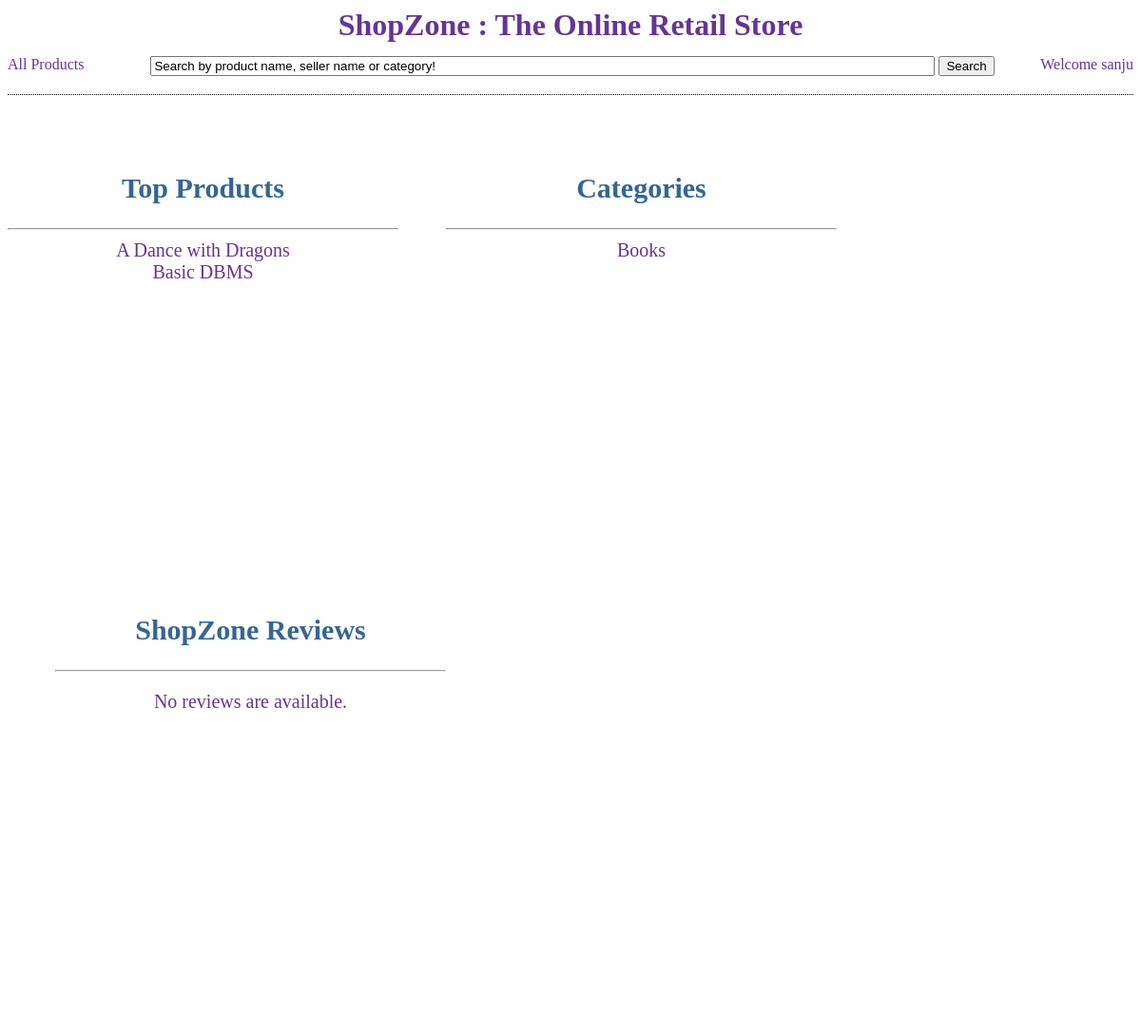
The app's page /, older data.
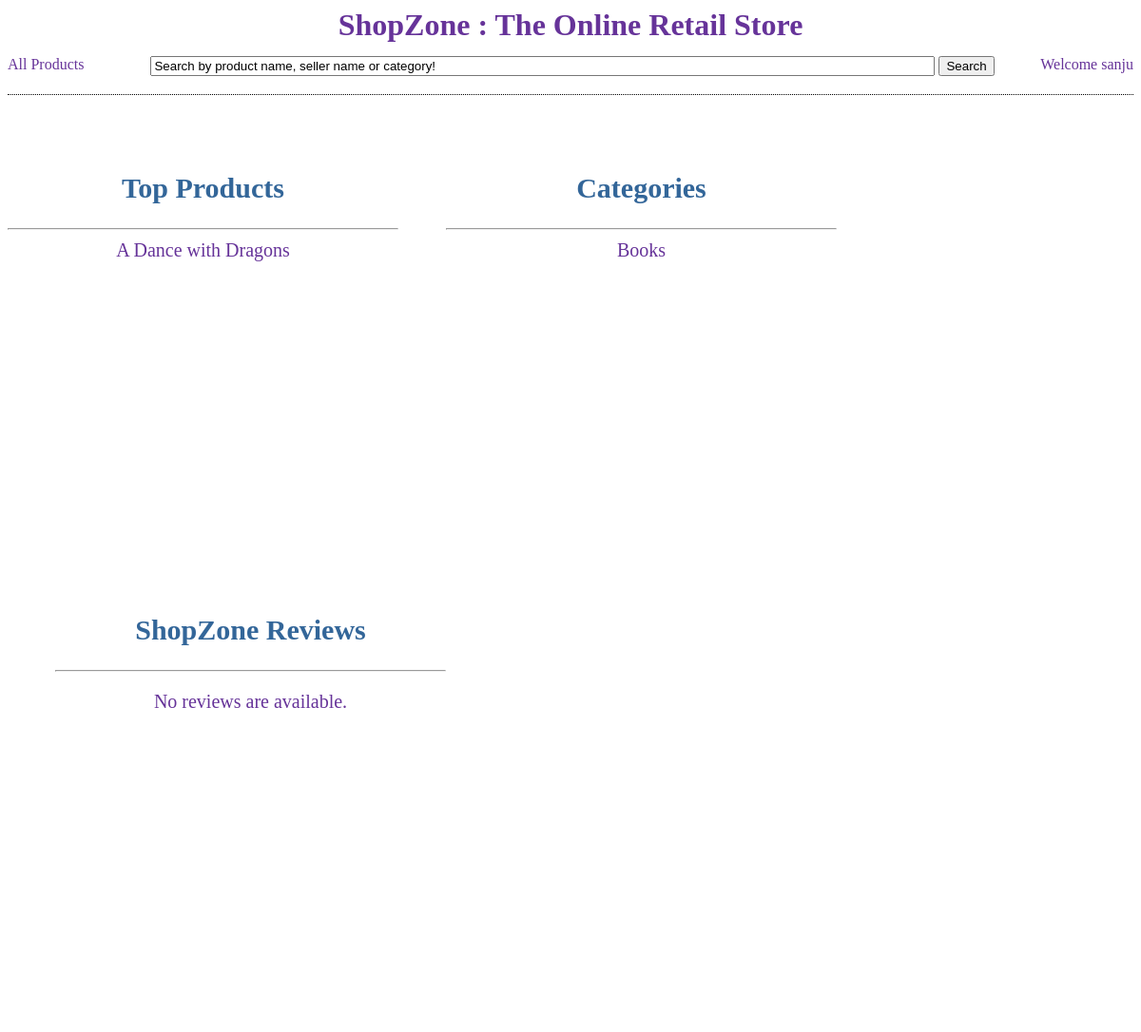
The same page, newer data.
### store/models.py (models this page shows, shortened)
class Product(models.Model):
    product_name = models.CharField(max_length=30)
    number_sold = models.IntegerField(default=0)
    price = models.IntegerField(default=0)
    description = models.CharField(max_length=50)
    category = models.ForeignKey(SubCategory)
    seller = models.ForeignKey(Seller)

class Category(models.Model):
    category_name = models.CharField(max_length=20)
    def __str__(self):
        return self.category_name

### store/views.py (the view)
# urls.py: url(r'^$', views.home_page),
def home_page(request): ## VTR1 Done.
	print(user)
	try:
		if user is None:
			return HttpResponseRedirect('/shop/login/')
	except:
		return HttpResponseRedirect('/shop/login/')
	all_products_list = Product.objects.all().order_by('-number_sold')#raw("select * from store_Product order by number_sold")
	categories = set([product.category.category for product in all_products_list])
	store_review = StoreReview.objects.all().order_by('time_stamp')[:10]
	context = {'all_products_list':all_products_list, 'categories':categories, 'store_review':store_review, 'user':user}
	return render(request, 'store/home_page.html', context)

### store/models.py (called while the page is built)
    def __str__(self):
        return self.customer_name

### store/templates/store/home_page.html (shortened to what this page needs)
<html>
	<head>
	</head>
	{% include "store/top.html" %}
		<br/><br/>
		<div class="columns" style="border-left:0px;">
			<h2 align="center" style="color:#336699">Top Products</h2><hr/>
				{% if all_products_list %}
					{% for product in all_products_list %}
						<a href="/shop/{{ product.id }}/"><div class="linkdiv">{{ product.product_name }}</div></a>
					{% endfor %}
				{% else %}
					<p>No products are available.</p>
				{% endif %}
		</div>
		<div class="columns">
			<h2 align="center" style="color:#336699">Categories</h2><hr/>
				{% if categories %}
					{% for category in categories %}
						<a href="/shop/{{ category }}/"><div class="linkdiv">{{ category }}</div></a>
					{% endfor %}
				{% else %}
					<p>No categories are available.</p>
				{% endif %}
		</div>
		<div class="columns">
			<h2 align="center" style="color:#336699">ShopZone Reviews</h2><hr/>
				{% if store_review %}
					{% for review in store_review %}
						{{ review.review }}<br/>
					{% endfor %}
						<a href="/shop/store_reviews/"><div class="linkdiv">View all</div></a>
				{% else %}
					<p>No reviews are available.</p>
				{% endif %}
		</div>
	{% include "store/bottom.html" %}

Row changes from the older to the newer data that the page shows:
removed Product: product_name "Basic DBMS"
